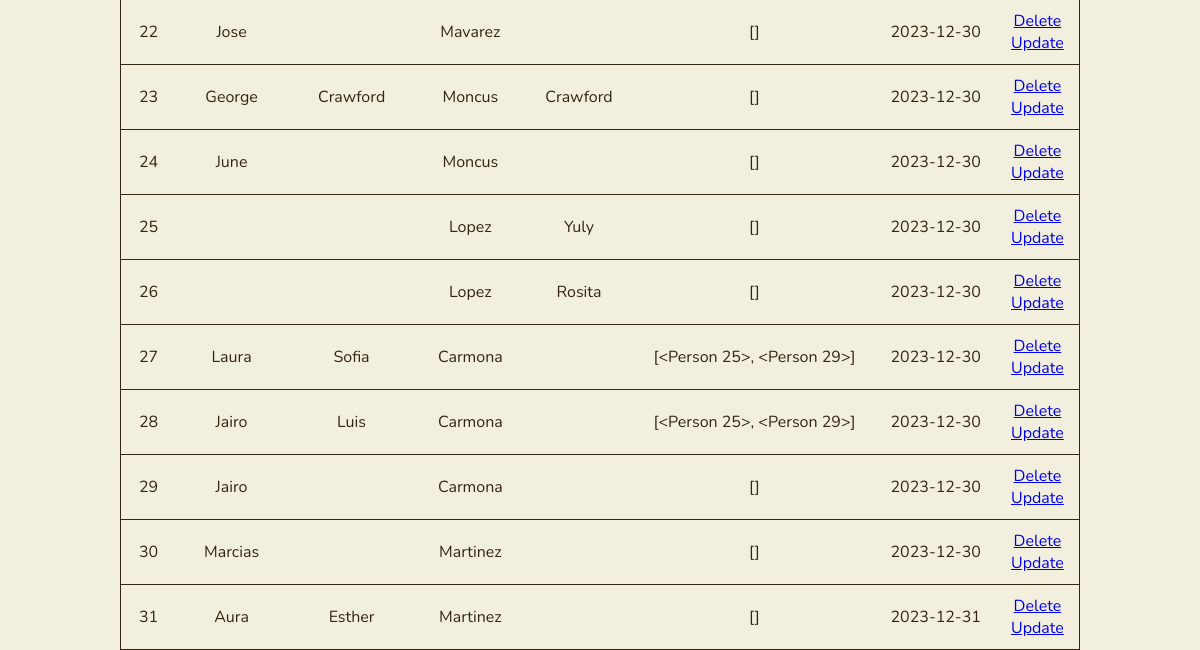
/table (lower part), run on an earlier commit of the app's database.
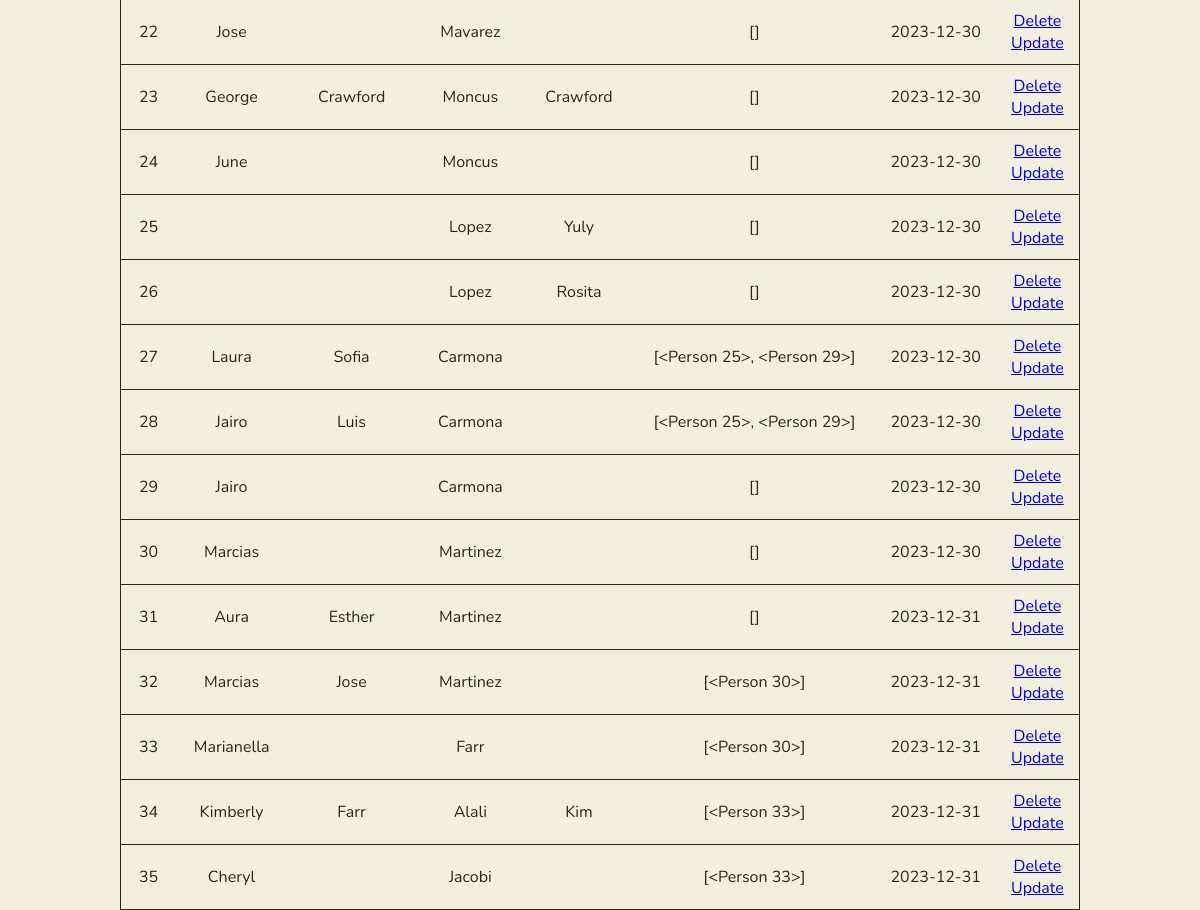
And on a later commit of the database.
### app.py (models this page shows)
class Person(db.Model):
    id = db.Column(db.Integer, primary_key=True)
    first_name = db.Column(db.String(200), nullable=False)
    last_name = db.Column(db.String(200), nullable=False)
    middle_name = db.Column(db.String(200), nullable=False, default='')
    nick_name = db.Column(db.String(200), nullable=False, default='')
    date_created = db.Column(db.DateTime, default=datetime.utcnow)
    parents = db.relationship('Person',
                              secondary = person_parent_association,
                              primaryjoin = id == person_parent_association.c.person_id,
                              secondaryjoin = id == person_parent_association.c.parent_id,
                              backref = db.backref('children', lazy='select'))
    siblings = db.relationship('Person',
                              secondary = sibling_association,
                              primaryjoin = id == sibling_association.c.left_id,
                              secondaryjoin = id == sibling_association.c.right_id,
                              back_populates = 'siblings',
                              lazy='select')
    def __repr__(self):
        return '<Person %r>' % self.id

### app.py (the view)
@app.route('/table', methods=['POST', 'GET'])
def table():
    if request.method == 'POST':
        first_name = request.form['first_name']
        last_name = request.form['last_name']
        middle_name = request.form['middle_name']
        nick_name = request.form['nick_name']
        new_person = Person(first_name = first_name,
                            last_name = last_name,
                            middle_name = middle_name,
                            nick_name = nick_name)
        try:
            db.session.add(new_person)
            db.session.commit()
            return redirect('/')
        except:
            return 'There was an issue adding your person'
    else:
        people = Person.query.order_by(Person.date_created).all()
        return render_template('table.html', people=people)

### templates/table.html (shortened to what this page needs)
{% extends 'base.html' %}
{% block body %}
<div class='content' id="main-content">
    {% if people|length < 1 %}
        <h4 style="text-align: center">There are no people. Create one below!</h4>
    {% else %}
        <table class="bordered" id="people-table">
            {% for person in people %}
                <tr>
                    <td>{{ person.id }}</td>
                    <td>{{ person.first_name }}</td>
                    <td>{{ person.middle_name }}</td>
                    <td>{{ person.last_name }}</td>
                    <td>{{ person.nick_name }}</td>
                    <td>{{ person.parents }}</td>
                    <td>{{ person.date_created.date() }}</td>
                    <td>
                        <a href="/delete/{{person.id}}">Delete</a>
                        <br>
                        <a href="/update_table/{{person.id}}">Update</a>
                    </td>
                </tr>
            {% endfor %}
        </table>
    {% endif %}
</div>
{% endblock %}

What changed in the data, as far as the page shows it:
added Person: id "32", first_name "Marcias", middle_name "Jose", last_name "Martinez", parents "[<Person 30>]", date_created "2023-12-31"
added Person: id "33", first_name "Marianella", last_name "Farr", parents "[<Person 30>]", date_created "2023-12-31"
added Person: id "34", first_name "Kimberly", middle_name "Farr", last_name "Alali", nick_name "Kim", parents "[<Person 33>]", date_created "2023-12-31"
added Person: id "35", first_name "Cheryl", last_name "Jacobi", parents "[<Person 33>]", date_created "2023-12-31"
